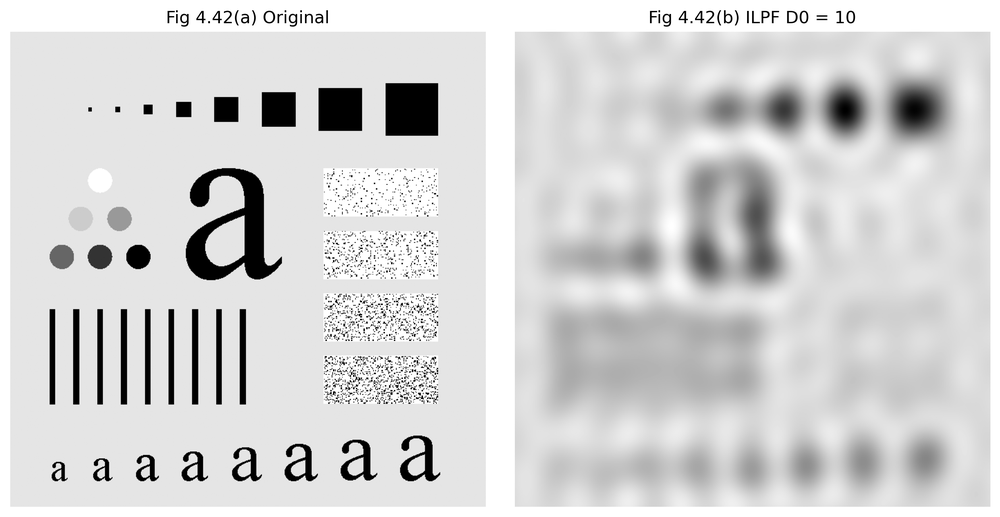
#> input picture results/chapter4/ideal_lowpass_filter.png, 1000 x 517 px, shrunk from 2929 x 1515 before the run
$ python ideal_lowpass_filter.py --input ../../results/chapter4/ideal_lowpass_filter.png
#> lines starting #> are read from the running program, lines starting #| are printed output that depends on the picture
### src/common.py
"""
Shared I/O and visualization helpers for the image-processing examples.
"""

from __future__ import annotations

from pathlib import Path

import cv2
import matplotlib.pyplot as plt
import numpy as np


PROJECT_ROOT = Path(__file__).resolve().parents[1]


def load_grayscale(path):
    """Load an image as 8-bit grayscale."""

    path = Path(path)

    if not path.exists():
        raise FileNotFoundError(f"Input image not found: {path}")

    image = cv2.imread(
        str(path),
        cv2.IMREAD_GRAYSCALE,
    )
#> image is the input picture: shape (517, 1000); min 0, max 255, mean 211.6

    if image is None:
        raise ValueError(
            f"OpenCV could not read the input image: {path}"
        )

    return image


def normalize_to_uint8(image):
    """Normalize a numeric image to the full uint8 range."""

    image = np.asarray(image)

    if image.size == 0:
        raise ValueError("Cannot normalize an empty image.")

    if not np.all(np.isfinite(image)):
        raise ValueError(
            "Processed image contains NaN or infinite values."
        )

    normalized = cv2.normalize(
        image.astype(np.float32),
        None,
        0,
        255,
        cv2.NORM_MINMAX,
    )

    return normalized.astype(np.uint8)


def default_output_path(chapter, filename):
    """Return the default generated-output path."""

    return PROJECT_ROOT / "outputs" / chapter / filename


def save_comparison(
    original,
    processed,
    output_path,
    processed_title,
    original_title="Input",
):
    """Save a side-by-side grayscale comparison figure."""

    output_path = Path(output_path)
    output_path.parent.mkdir(
        parents=True,
        exist_ok=True,
    )

    figure = plt.figure(
        figsize=(10, 5)
    )

    axis_original = figure.add_subplot(
        1, 2, 1
    )
    axis_original.imshow(
        original,
        cmap="gray",
        vmin=0,
        vmax=255,
    )
    axis_original.set_title(
        original_title
    )
    axis_original.axis("off")

    axis_processed = figure.add_subplot(
        1, 2, 2
    )
    axis_processed.imshow(
        processed,
        cmap="gray",
        vmin=0,
        vmax=255,
    )
    axis_processed.set_title(
        processed_title
    )
    axis_processed.axis("off")

    figure.tight_layout()
    figure.savefig(
        output_path,
        dpi=200,
        bbox_inches="tight",
    )
    plt.close(figure)

    return output_path

### src/chapter4_frequency_processing/ideal_lowpass_filter.py
from __future__ import annotations

import argparse
import sys
from pathlib import Path

import cv2
import numpy as np

PROJECT_ROOT = Path(__file__).resolve().parents[2]
if str(PROJECT_ROOT) not in sys.path:
    sys.path.insert(0, str(PROJECT_ROOT))

from src.common import (
    default_output_path,
    load_grayscale,
    normalize_to_uint8,
    save_comparison,
)


def ideal_lowpass_filter(image, cutoff=10.0):
#> called with cutoff = 10
    cutoff = float(cutoff)

    if cutoff <= 0:
        raise ValueError("cutoff must be greater than zero.")

    rows, cols = image.shape
#> rows = 517; cols = 1000
    center_row = rows // 2
#> center_row = 258
    center_col = cols // 2
#> center_col = 500

    u = np.arange(rows)
#> u = 517 values from 0 to 516
    v = np.arange(cols)
#> v = 1000 values from 0 to 999
    V, U = np.meshgrid(v, u)

    distance = np.sqrt(
        (U - center_row) ** 2
        + (V - center_col) ** 2
    )

    transfer = (
        distance <= cutoff
    ).astype(np.float32)

    spectrum = np.fft.fftshift(
        np.fft.fft2(image)
    )
    filtered = spectrum * transfer
    result = np.real(
        np.fft.ifft2(
            np.fft.ifftshift(filtered)
        )
    )
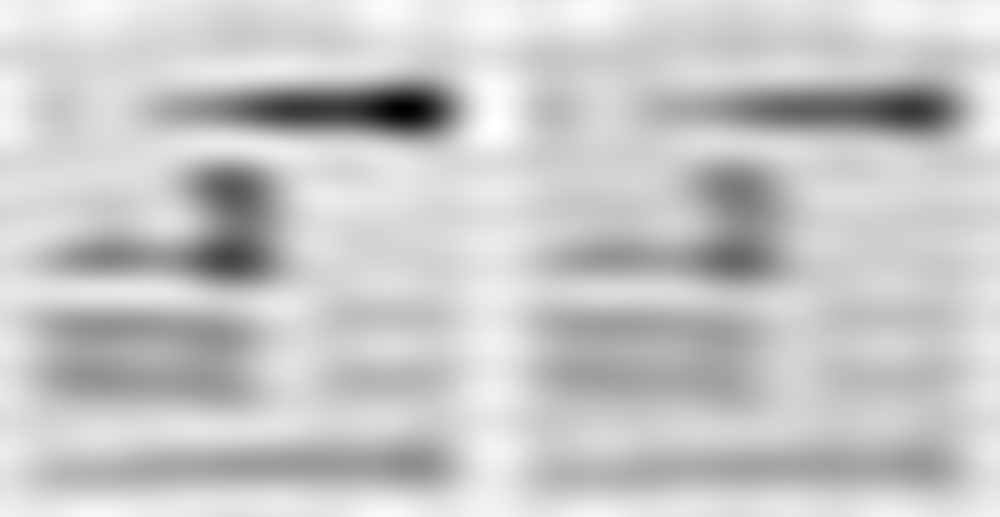
#> result: shape (517, 1000) float64; min 10.39, max 268.5, mean 211.6; drawn with min black and max white

    return normalize_to_uint8(result)


def main():
    parser = argparse.ArgumentParser(
        description="Apply an ideal low-pass frequency filter."
    )
    parser.add_argument("--input", required=True)
    parser.add_argument("--cutoff", type=float, default=10.0)
    parser.add_argument(
        "--output",
        default=str(
            default_output_path(
                "chapter4",
                "ideal_lowpass_filter.png",
            )
        ),
    )
    args = parser.parse_args()

    image = load_grayscale(args.input)
    result = ideal_lowpass_filter(
        image,
        args.cutoff,
    )

    output = save_comparison(
        image,
        result,
        args.output,
        f"Ideal Low-Pass (D0={args.cutoff:g})",
    )
#> in save_comparison, `figure.savefig( output_path, dpi=200, bbox_inches="tight", )`:
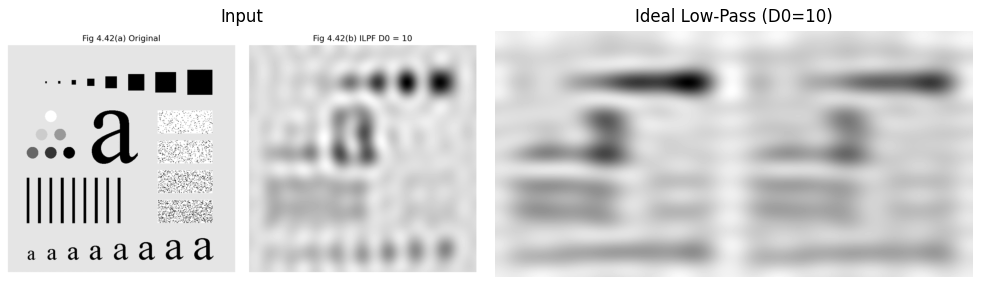
#> figure drawn by matplotlib, 2 panels
    print(f"Saved: {output}")
#| Saved: outputs/chapter4/ideal_lowpass_filter.png


if __name__ == "__main__":
    main()

$ run again, with results/chapter4/butterworth_highpass_filter.png copied over results/chapter4/ideal_lowpass_filter.png
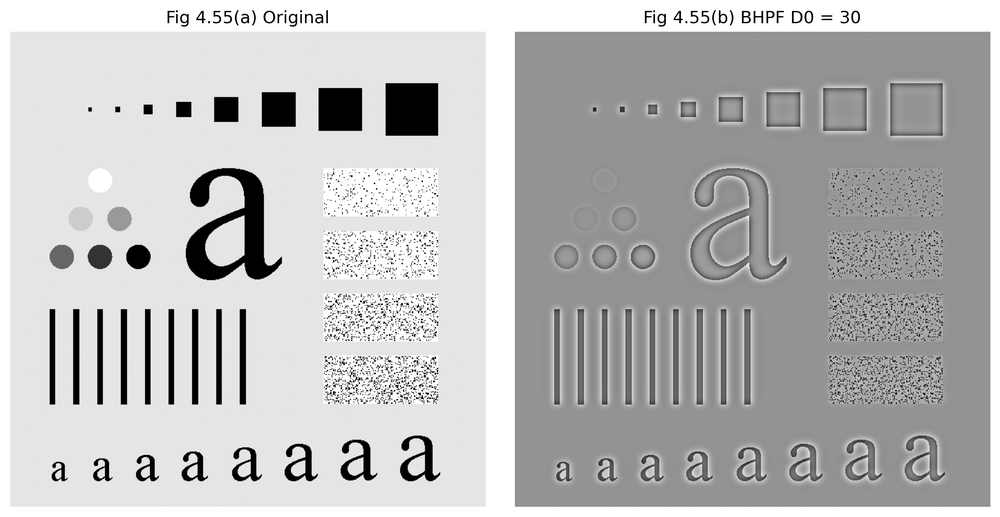
#> input picture results/chapter4/butterworth_highpass_filter.png, 1000 x 517 px, shrunk from 2929 x 1515 before the run
#> in load_grayscale, image is the input picture: shape (517, 1000); min 0, max 255, mean 186.3
#> in ideal_lowpass_filter, `result = np.real( np.fft.ifft2( np.fft.ifftshift(filtered) ) )`:
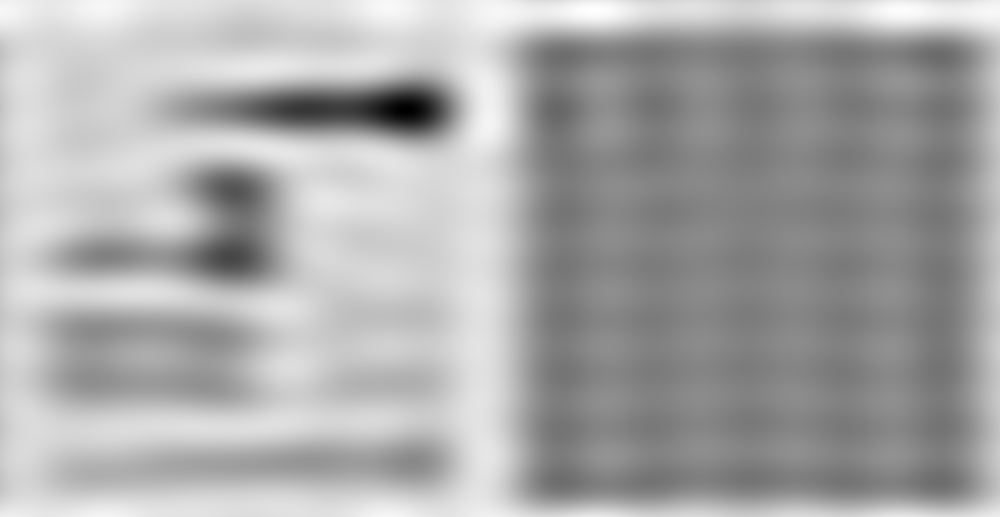
#> result: shape (517, 1000) float64; min 10.67, max 275.2, mean 186.3; drawn with min black and max white
#> in save_comparison, `figure.savefig( output_path, dpi=200, bbox_inches="tight", )`:
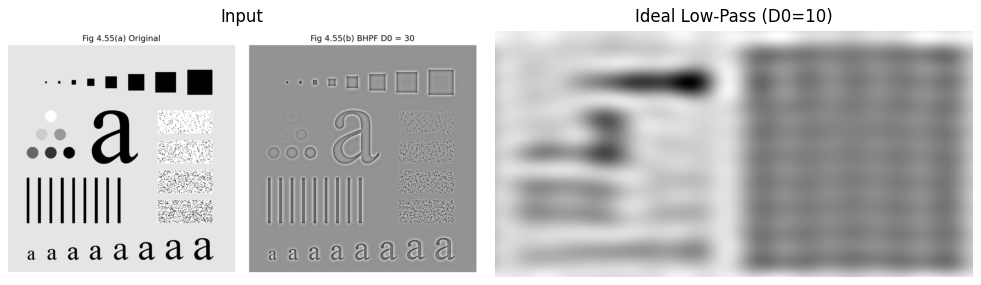
#> figure drawn by matplotlib, 2 panels
#| Saved: outputs/chapter4/ideal_lowpass_filter.png
